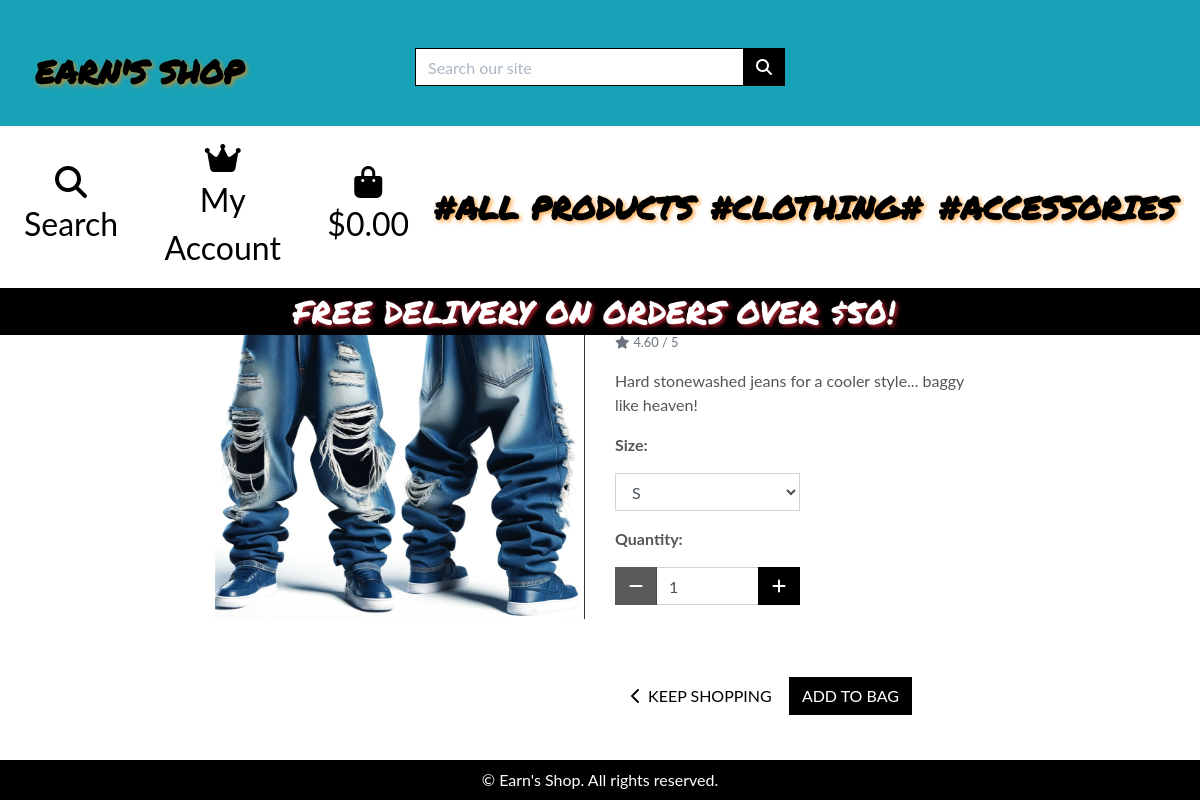
Page /products/175/ on the committed database.
### products/models.py (models this page shows, shortened)
class Product(models.Model):
    category = models.ForeignKey('Category', null=True, blank=True, on_delete=models.SET_NULL)
    sku = models.CharField(max_length=254, null=True, blank=True)
    name = models.CharField(max_length=254)
    description = models.TextField()
    has_sizes = models.BooleanField(default=True, null=True, blank=True)
    price = models.DecimalField(max_digits=6, decimal_places=2)
    rating = models.DecimalField(max_digits=6, decimal_places=2, null=True, blank=True)
    image_url = models.URLField(max_length=1024, null=True, blank=True)
    image = models.ImageField(null=True, blank=True)

### products/views.py (the view)
# urls.py: path('<int:product_id>/', views.product_detail, name='product_detail'),
def product_detail(request, product_id):
    product = get_object_or_404(Product, pk=product_id)
    sizes = product.sizes.filter(quantity__gt=0)  # Get sizes with available stock
    context = {
        'product': product,
        'sizes': sizes,
    }
    return render(request, 'products/product_detail.html', context)

### bag/contexts.py (called while the page is built, shortened)
def bag_contents(request):
    bag_items = []
    total = 0
    product_count = 0
    bag = request.session.get('bag', {})
    if total < settings.FREE_DELIVERY_THRESHOLD:
        delivery = total * Decimal(settings.STANDARD_DELIVERY_PERCENTAGE / 100)
        free_delivery_delta = settings.FREE_DELIVERY_THRESHOLD - total
    else:
        delivery = 0
        free_delivery_delta = 0
    grand_total = delivery + total
    context = {
        'bag_items': bag_items,
        'total': total,
        'product_count': product_count,
        'delivery': delivery,
        'free_delivery_delta': free_delivery_delta,
        'free_delivery_threshold': settings.FREE_DELIVERY_THRESHOLD,
        'grand_total': grand_total,
    }
    return context

### profiles/context_processors.py (called while the page is built)
def loyalty_program_status(request):
    if request.user.is_authenticated:
        profile = request.user.userprofile
        return {
            'is_eligible_for_discount': profile.is_eligible_for_discount,
            'purchases_left_for_discount': 5 - profile.loyalty_purchase_count
        }
    return {}

### products/templates/products/product_detail.html (shortened to what this page needs)
{% extends "base.html" %}
{% load static %}
{% block page_header %}
    <div class="container header-container">
    </div>
{% endblock %}
{% block content %}
    <div class="overlay"></div>
    <div class="container-fluid">
        <div class="row">
            <div class="col-12 col-md-6 col-lg-4 offset-lg-2">
                <div class="image-container my-5">
                    {% if product.image %}
                        <a href="{{ product.image.url }}" target="_blank">
                            <img class="card-img-top img-fluid" src="{{ product.image.url }}" alt="{{ product.name }}">
                        </a>
                        {% else %}
                        <a href="">
                            <img class="card-img-top img-fluid" src="{{ MEDIA_URL }}noimage.png" alt="{{ product.name }}">
                        </a>
                    {% endif %}
                </div>
            </div>
            <div class="col-12 col-md-6 col-lg-4">
                <div class="product-details-container mb-5 mt-md-5">
                    <p class="mb-0">{{ product.name }}</p>
                    <p class="lead mb-0 text-left font-weight-bold">${{ product.price }}</p>
                    {% if product.category %}
                    <p class="small mt-1 mb-0">
                        <a class="text-muted" href="{% url 'products' %}?category={{ product.category.name }}">
                        </a>
                    </p>
                    {% endif %}
                    {% if product.rating %}
                        <small class="text-muted"><i class="fas fa-star mr-1"></i>{{ product.rating }} / 5</small>
                    {% else %}
                        <small class="text-muted">No Rating</small>
                    {% endif %}
                    <p class="mt-3">{{ product.description }}</p>
                    <form class="form" action="{% url 'add_to_bag' product.id %}" method="POST">
                        <div class="form-row">
                            {% with product.has_sizes as s %}
                                {% if s %}
                                    <div class="col-12">
                                        <p><strong>Size:</strong></p>
                                        <select class="form-control rounded-0 w-50" name="product_size" id='id_product_size'>
                                            {% for size in product.sizes.all %}
                                                {% if size.quantity > 0 %}
                                                    <option value="{{ size.size }}">{{ size.size }}</option>
                                                {% endif %}
                                            {% endfor %}
                                        </select>
                                    </div>
                                {% endif %}
                            <div class="col-12">
                                <p class="mt-3"><strong>Quantity:</strong></p>
                                <div class="form-group w-50">
                                    <div class="input-group">
                                        <div class="input-group-prepend">
                                            <button class="decrement-qty btn btn-black rounded-0"
                                                data-item_id="{{ product.id }}" id="decrement-qty_{{ product.id }}">
                                                <span class="icon">
                                                    <i class="fas fa-minus"></i>
                                                </span>
                                            </button>
                                        </div>
                                        <input class="form-control qty_input" type="number"
                                            name="quantity" value="1" min="1" max="99"
                                            data-item_id="{{ product.id }}"
                                            id="id_qty_{{ product.id }}">
                                        <div class="input-group-append">
                                            <button class="increment-qty btn btn-black rounded-0"
                                                data-item_id="{{ product.id }}" id="increment-qty_{{ product.id }}">
                                                <span class="icon">
                                                    <i class="fas fa-plus"></i>
                                                </span>
                                            </button>
                                        </div>
                                    </div>
                                </div>
                            </div>
                            <div class="col{% if s %}-12 mt-2{% endif %}">
                                <a href="{% url 'products' %}" class="btn btn-outline-black rounded-0 mt-5">
                                    <span class="icon">
                                        <i class="fas fa-chevron-left"></i>
                                    </span>
                                    <span class="text-uppercase">Keep Shopping</span>
                                </a>
                                <input type="submit" class="btn btn-black rounded-0 text-uppercase mt-5" value="Add to Bag">
                            </div>
                            {% endwith %}
                        </div>
                    </form>
                </div>
            </div>
        </div>
    </div>
{% endblock %}

### static/css/base.css (style rules this page uses)
html { height: 100%; }
body { background: url('/media/backgroundpic5.png') no-repeat center center fixed; background-size: cover; color: #555; font-family: 'Lato', sans-serif; }
.icon { height: 0.4rem; width: 0.4rem; align-items: center; display: inline-flex; justify-content: center; }
.shop-now-button, .btn-black, .btn-outline-black { padding: .375rem .75rem; font-size: 1rem; line-height: 1.5; border-radius: 0; }
.btn-black { background: black; color: white; }
.btn-outline-black { background: white; color: black !important; }
.overlay { height: 100%; width: 100%; top: 0; left: 0; position: fixed; background: white; z-index: -1; }
@media (min-width: 576px) { .icon { height: 1rem; width: 1rem; } }
@media (min-width: 576px) { .header-container { padding-top: 250px; } }
@media (min-width: 768px) { .header-container { padding-top: 30%; } }
@media (min-width: 992px) { .header-container { padding-top: 17%; } }
@media (min-width: 992px) { body { height: calc(100vh - 116px); } }
@media (min-width: 1200px) { .container { max-width: 80%; } }

### rows in the picture
Product: image (picture), rating "4.60", description "Hard stonewashed jeans for a cooler style... baggy like heaven!"

### other values in the picture
{{ free_delivery_threshold }} "50"
form field product_size "S"
